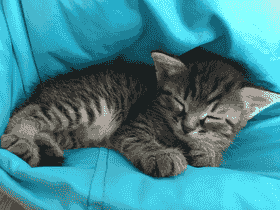
#> input picture input.png, 280 x 210 px
$ python simple_wht.py
#> lines starting #> are read from the running program, lines starting #| are printed output that depends on the picture; long printed decimals are rounded
import math
import time
from dataclasses import dataclass
from typing import Optional, Tuple, Dict, Any

import numpy as np
from PIL import Image


# ============================================================
# 1. Загрузка и сохранение RGB
# ============================================================

def load_rgb_image(path: str) -> np.ndarray:
#> called with path = 'input.png'
    img = Image.open(path).convert("RGB")
#> img is the input picture: PIL image 280x210 RGB; mean R, G, B 64.7, 133.8, 144
    return np.array(img, dtype=np.float32)


def save_rgb_image(image: np.ndarray, path: str) -> None:
    image_uint8 = np.clip(image, 0, 255).astype(np.uint8)
    Image.fromarray(image_uint8, mode="RGB").save(path)


# ============================================================
# 2. RGB <-> YCbCr
# ============================================================

def rgb_to_ycbcr(img_rgb: np.ndarray) -> Tuple[np.ndarray, np.ndarray, np.ndarray]:
    img = img_rgb.astype(np.float32)
    R, G, B = img[..., 0], img[..., 1], img[..., 2]

    Y  = 0.299 * R + 0.587 * G + 0.114 * B
    Cb = -0.168736 * R - 0.331264 * G + 0.5 * B + 128.0
    Cr = 0.5 * R - 0.418688 * G - 0.081312 * B + 128.0

    return Y, Cb, Cr


def ycbcr_to_rgb(Y: np.ndarray, Cb: np.ndarray, Cr: np.ndarray) -> np.ndarray:
    Y = Y.astype(np.float32)
    Cb = Cb.astype(np.float32) - 128.0
    Cr = Cr.astype(np.float32) - 128.0

    R = Y + 1.402 * Cr
    G = Y - 0.344136 * Cb - 0.714136 * Cr
    B = Y + 1.772 * Cb

    rgb = np.stack([R, G, B], axis=-1)
    return np.clip(np.round(rgb), 0, 255).astype(np.uint8)


# ============================================================
# 3. Padding, блоки
# ============================================================

def pad_image_to_block_size(image: np.ndarray, block_size: int) -> Tuple[np.ndarray, Tuple[int, int]]:
    h, w = image.shape
    new_h = math.ceil(h / block_size) * block_size
    new_w = math.ceil(w / block_size) * block_size

    padded = np.pad(
        image,
        ((0, new_h - h), (0, new_w - w)),
        mode="edge"
    ).astype(np.float32)

    return padded, (h, w)


def crop_to_original_size(image: np.ndarray, original_shape: Tuple[int, int]) -> np.ndarray:
    h, w = original_shape
    return image[:h, :w]


def split_into_blocks(image: np.ndarray, block_size: int) -> np.ndarray:
    h, w = image.shape
    bh = h // block_size
    bw = w // block_size
    return image.reshape(bh, block_size, bw, block_size).transpose(0, 2, 1, 3)


def merge_blocks(blocks: np.ndarray) -> np.ndarray:
    bh, bw, bs1, bs2 = blocks.shape
    return blocks.transpose(0, 2, 1, 3).reshape(bh * bs1, bw * bs2)


# ============================================================
# 4. Матрица Адамара и WHT
# ============================================================

def hadamard_matrix(n: int) -> np.ndarray:
    if n < 1 or (n & (n - 1)) != 0:
        raise ValueError("Размер матрицы Адамара должен быть степенью двойки.")

    h = np.array([[1.0]], dtype=np.float32)

    while h.shape[0] < n:
        h = np.block([
            [h,  h],
            [h, -h]
        ]).astype(np.float32)

    return h


def normalized_hadamard_matrix(n: int) -> np.ndarray:
    return hadamard_matrix(n) / math.sqrt(n)


def wht2d(block: np.ndarray, hmat: np.ndarray) -> np.ndarray:
    return hmat @ block @ hmat.T


def iwht2d(coeffs: np.ndarray, hmat: np.ndarray) -> np.ndarray:
    return hmat.T @ coeffs @ hmat


# ============================================================
# 5. Матрицы квантования
# ============================================================

def default_wht_quant_matrix(block_size: int = 8) -> np.ndarray:
    if block_size != 8:
        q = np.fromfunction(lambda i, j: 1 + i + j, (block_size, block_size))
        return q.astype(np.float32)

    return np.array([
        [8, 10, 12, 14, 18, 22, 26, 30],
        [10, 12, 14, 16, 20, 24, 28, 32],
        [12, 14, 16, 18, 22, 26, 30, 34],
        [14, 16, 18, 20, 24, 28, 32, 36],
        [18, 20, 22, 24, 28, 32, 36, 40],
        [22, 24, 26, 28, 32, 36, 40, 44],
        [26, 28, 30, 32, 36, 40, 44, 48],
        [30, 32, 34, 36, 40, 44, 48, 52],
    ], dtype=np.float32)


def quality_scale_matrix(qmat: np.ndarray, quality: int) -> np.ndarray:
    if not (1 <= quality <= 100):
        raise ValueError("quality должен быть в диапазоне 1..100")

    if quality < 50:
        scale = 50.0 / quality
    else:
        scale = 2.0 - quality / 50.0

    scaled = np.floor(qmat * scale + 0.5)
    scaled[scaled < 1] = 1

    return scaled.astype(np.float32)


def quantize(coeffs: np.ndarray, qmat: np.ndarray) -> np.ndarray:
    return np.round(coeffs / qmat).astype(np.int32)


def dequantize(qcoeffs: np.ndarray, qmat: np.ndarray) -> np.ndarray:
    return (qcoeffs * qmat).astype(np.float32)


# ============================================================
# 6. Метрики
# ============================================================

def mse(original: np.ndarray, reconstructed: np.ndarray) -> float:
    diff = original.astype(np.float32) - reconstructed.astype(np.float32)
    return float(np.mean(diff ** 2))


def psnr(original: np.ndarray, reconstructed: np.ndarray, max_pixel: float = 255.0) -> float:
    err = mse(original, reconstructed)
    if err == 0:
        return float("inf")
    return 10.0 * math.log10((max_pixel ** 2) / err)


# ============================================================
# 7. Сжатие одного канала
# ============================================================

@dataclass
class WHTChannelResult:
    reconstructed: np.ndarray
    qcoeffs_blocks: np.ndarray
    encode_time_sec: float
    decode_time_sec: float
    compression_ratio_est: float


def compress_decompress_channel_wht(
    channel: np.ndarray,
    block_size: int,
    quality: int,
    quant_matrix: Optional[np.ndarray] = None,
    center_pixels: bool = True
) -> WHTChannelResult:

    padded, original_shape = pad_image_to_block_size(channel, block_size)

    if center_pixels:
        padded = padded - 128.0

    blocks = split_into_blocks(padded, block_size)

    hmat = normalized_hadamard_matrix(block_size)

    if quant_matrix is None:
        quant_matrix = default_wht_quant_matrix(block_size)

    qmat = quality_scale_matrix(quant_matrix, quality)

    bh, bw, _, _ = blocks.shape

    qcoeffs_blocks = np.zeros_like(blocks, dtype=np.int32)
    reconstructed_blocks = np.zeros_like(blocks, dtype=np.float32)

    encode_start = time.perf_counter()

    for i in range(bh):
        for j in range(bw):
            coeffs = wht2d(blocks[i, j], hmat)
            qcoeffs_blocks[i, j] = quantize(coeffs, qmat)

    encode_time_sec = time.perf_counter() - encode_start

    decode_start = time.perf_counter()

    for i in range(bh):
        for j in range(bw):
            deq = dequantize(qcoeffs_blocks[i, j], qmat)
            reconstructed_blocks[i, j] = iwht2d(deq, hmat)

    decode_time_sec = time.perf_counter() - decode_start

    reconstructed = merge_blocks(reconstructed_blocks)

    if center_pixels:
        reconstructed = reconstructed + 128.0

    reconstructed = crop_to_original_size(reconstructed, original_shape)
    reconstructed = np.clip(reconstructed, 0, 255)

    original_elements = channel.shape[0] * channel.shape[1]
    nonzero = np.count_nonzero(qcoeffs_blocks)

    compression_ratio_est = original_elements / nonzero if nonzero != 0 else float("inf")

    return WHTChannelResult(
        reconstructed=reconstructed,
        qcoeffs_blocks=qcoeffs_blocks,
        encode_time_sec=encode_time_sec,
        decode_time_sec=decode_time_sec,
        compression_ratio_est=compression_ratio_est
    )


# ============================================================
# 8. Цветное WHT-сжатие
# ============================================================

@dataclass
class WHTColorResult:
    reconstructed_rgb: np.ndarray
    psnr_rgb: float
    psnr_y: float
    compression_ratio_est: float
    encode_time_sec: float
    decode_time_sec: float


def compress_decompress_color_wht(
    img_rgb: np.ndarray,
    block_size: int = 8,
    quality_y: int = 60,
    quality_c: int = 40
) -> WHTColorResult:

    Y, Cb, Cr = rgb_to_ycbcr(img_rgb)

    y_result = compress_decompress_channel_wht(
        Y,
        block_size=block_size,
        quality=quality_y
    )
#> in compress_decompress_channel_wht, `padded, original_shape = pad_image_to_block_size(channel, block_size)`: original_shape = (210, 280)
#> in compress_decompress_channel_wht, `padded = padded - 128.0`:
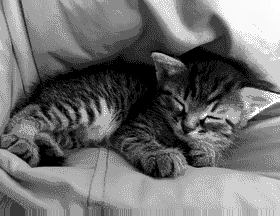
#> padded: shape (216, 280) float32; min -97.79, max 94.73, mean -12.9; drawn with min black and max white
#> in crop_to_original_size, `h, w = original_shape`: h = 210; w = 280
#> in compress_decompress_channel_wht, `nonzero = np.count_nonzero(qcoeffs_blocks)`: nonzero = 19459
#> in compress_decompress_channel_wht, `compression_ratio_est = original_elements / nonzero if nonzero != 0 el..`: compression_ratio_est = 3.02

    cb_result = compress_decompress_channel_wht(
        Cb,
        block_size=block_size,
        quality=quality_c
    )
#> in merge_blocks (call 2), `return blocks.transpose(0, 2, 1, 3).reshape(bh * bs1, bw * bs2)`:
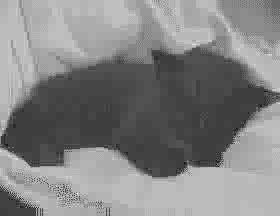
#> returned value: shape (216, 280) float32; min -25, max 56.37, mean 17; drawn with min black and max white

    cr_result = compress_decompress_channel_wht(
        Cr,
        block_size=block_size,
        quality=quality_c
    )
#> in merge_blocks (call 3), `return blocks.transpose(0, 2, 1, 3).reshape(bh * bs1, bw * bs2)`:
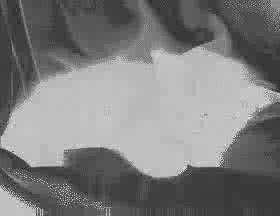
#> returned value: shape (216, 280) float32; min -106.1, max 36.75, mean -35.9; drawn with min black and max white

    reconstructed_rgb = ycbcr_to_rgb(
        y_result.reconstructed,
        cb_result.reconstructed,
        cr_result.reconstructed
    )
#> in ycbcr_to_rgb, `R = Y + 1.402 * Cr`:
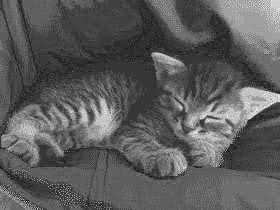
#> R: shape (210, 280) float32; min -28.28, max 229.2, mean 64.8; drawn with min black and max white
#> in ycbcr_to_rgb, `B = Y + 1.772 * Cb`:
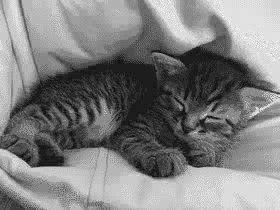
#> B: shape (210, 280) float32; min -1.03, max 286.6, mean 144; drawn with min black and max white

    psnr_rgb_value = psnr(img_rgb, reconstructed_rgb)
#> in mse, `diff = original.astype(np.float32) - reconstructed.astype(np.float32)`:
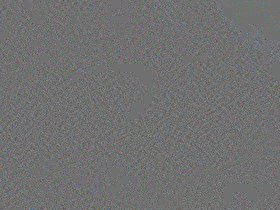
#> diff: shape (210, 280, 3) float32; mean R, G, B 0, 0.1, 0.2; drawn with min black and max white
#> in psnr, `err = mse(original, reconstructed)`: err = 57.67
#> psnr_rgb_value = 30.52
    psnr_y_value = psnr(Y, y_result.reconstructed)
#> in mse (call 2), `diff = original.astype(np.float32) - reconstructed.astype(np.float32)`:
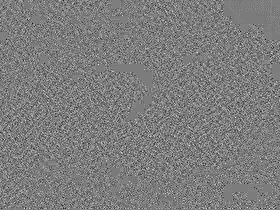
#> diff: shape (210, 280) float32; min -30.19, max 31.23, mean 0; drawn with min black and max white
#> psnr_y_value = 32.87

    compression_ratio_est = (
        y_result.compression_ratio_est
        + cb_result.compression_ratio_est
        + cr_result.compression_ratio_est
    ) / 3.0
#> compression_ratio_est = 14.83

    encode_time = (
        y_result.encode_time_sec
        + cb_result.encode_time_sec
        + cr_result.encode_time_sec
    )
#> encode_time = 0.0948

    decode_time = (
        y_result.decode_time_sec
        + cb_result.decode_time_sec
        + cr_result.decode_time_sec
    )
#> decode_time = 0.0893

    return WHTColorResult(
        reconstructed_rgb=reconstructed_rgb,
        psnr_rgb=psnr_rgb_value,
        psnr_y=psnr_y_value,
        compression_ratio_est=compression_ratio_est,
        encode_time_sec=encode_time,
        decode_time_sec=decode_time
    )


# ============================================================
# 9. Пример запуска
# ============================================================

if __name__ == "__main__":
    input_path = "input.png"
    output_path = "reconstructed_color_wht.png"

    img_rgb = load_rgb_image(input_path)

    result = compress_decompress_color_wht(
        img_rgb,
        block_size=8,
        quality_y=60,
        quality_c=40
    )

    save_rgb_image(result.reconstructed_rgb, output_path)

    print("=== Color WHT Compression Result ===")
    print(f"PSNR RGB: {result.psnr_rgb:.2f} dB")
#| PSNR RGB: 30.52 dB
    print(f"PSNR Y:   {result.psnr_y:.2f} dB")
#| PSNR Y:   32.87 dB
    print(f"Compression ratio estimate: {result.compression_ratio_est:.2f}")
#| Compression ratio estimate: 14.83
    print(f"Encode time: {result.encode_time_sec:.6f} sec")
#| Encode time: 0.09483 sec
    print(f"Decode time: {result.decode_time_sec:.6f} sec")
#| Decode time: 0.08929 sec
